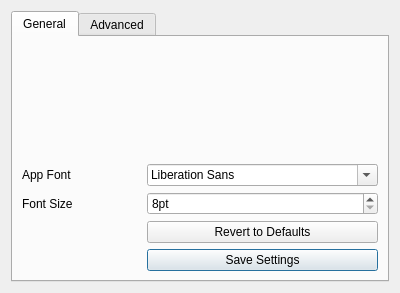
<?xml version="1.0" encoding="UTF-8"?>
<ui version="4.0">
 <class>PreferencesWindow</class>
 <widget class="QDialog" name="PreferencesWindow">
  <property name="windowModality">
   <enum>Qt::WindowModality::ApplicationModal</enum>
  </property>
  <property name="geometry">
   <rect>
    <x>0</x>
    <y>0</y>
    <width>400</width>
    <height>293</height>
   </rect>
  </property>
  <property name="windowTitle">
   <string>Preferences</string>
  </property>
  <property name="modal">
   <bool>true</bool>
  </property>
  <layout class="QGridLayout" name="gridLayout_2">
   <item row="1" column="1">
    <widget class="QTabWidget" name="tabWidget">
     <property name="currentIndex">
      <number>0</number>
     </property>
     <property name="tabBarAutoHide">
      <bool>false</bool>
     </property>
     <widget class="QWidget" name="general">
      <attribute name="title">
       <string>General</string>
      </attribute>
      <layout class="QGridLayout" name="gridLayout">
       <item row="4" column="1">
        <widget class="QPushButton" name="saveSettingsBtn">
         <property name="text">
          <string>Save Settings</string>
         </property>
        </widget>
       </item>
       <item row="0" column="1">
        <spacer name="verticalSpacer_2">
         <property name="orientation">
          <enum>Qt::Orientation::Vertical</enum>
         </property>
         <property name="sizeHint" stdset="0">
          <size>
           <width>20</width>
           <height>40</height>
          </size>
         </property>
        </spacer>
       </item>
       <item row="3" column="1">
        <widget class="QPushButton" name="defaultsBtn">
         <property name="text">
          <string>Revert to Defaults</string>
         </property>
        </widget>
       </item>
       <item row="1" column="1">
        <widget class="QFontComboBox" name="fontComboBox"/>
       </item>
       <item row="1" column="0">
        <widget class="QLabel" name="label">
         <property name="text">
          <string>App Font</string>
         </property>
        </widget>
       </item>
       <item row="2" column="1">
        <widget class="QSpinBox" name="fontSizeBox">
         <property name="suffix">
          <string>pt</string>
         </property>
         <property name="minimum">
          <number>8</number>
         </property>
         <property name="maximum">
          <number>48</number>
         </property>
        </widget>
       </item>
       <item row="2" column="0">
        <widget class="QLabel" name="label_2">
         <property name="text">
          <string>Font Size</string>
         </property>
        </widget>
       </item>
      </layout>
     </widget>
     <widget class="QWidget" name="advanced">
      <attribute name="title">
       <string>Advanced</string>
      </attribute>
      <layout class="QGridLayout" name="gridLayout_3">
       <item row="0" column="0">
        <spacer name="verticalSpacer">
         <property name="orientation">
          <enum>Qt::Orientation::Vertical</enum>
         </property>
         <property name="sizeHint" stdset="0">
          <size>
           <width>20</width>
           <height>40</height>
          </size>
         </property>
        </spacer>
       </item>
       <item row="3" column="0">
        <widget class="QPushButton" name="clearAllSettingsBtn">
         <property name="text">
          <string>Clear All Settings</string>
         </property>
        </widget>
       </item>
       <item row="1" column="0">
        <widget class="QPushButton" name="importSettingsBtn">
         <property name="text">
          <string>Import Settings</string>
         </property>
        </widget>
       </item>
       <item row="2" column="0">
        <widget class="QPushButton" name="exportSettingsBtn">
         <property name="text">
          <string>Export Settings</string>
         </property>
        </widget>
       </item>
      </layout>
     </widget>
    </widget>
   </item>
  </layout>
 </widget>
 <resources/>
 <connections/>
</ui>
